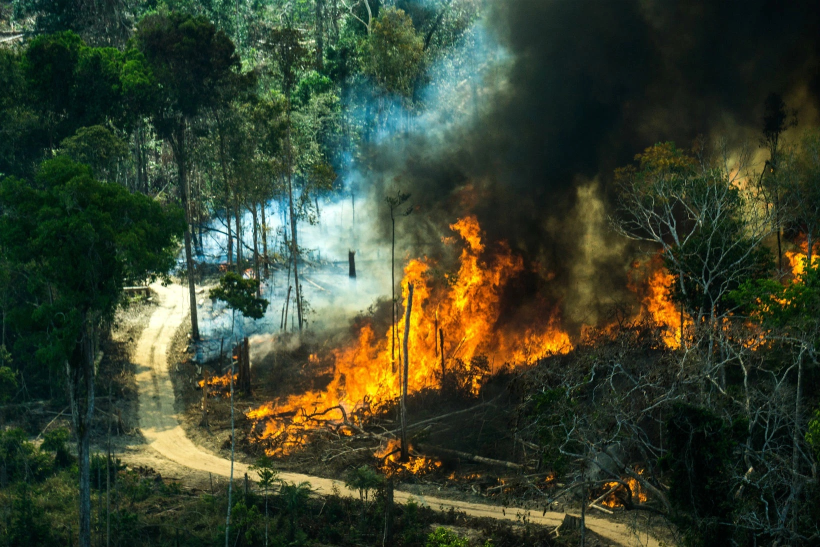
#> input picture imagens/queimadas/queimadas22.jpg, 1640 x 1094 px, found by its file name (shown at 1/2 size)
$ jupyter execute --allow-errors refatorado.ipynb
#> lines starting #> are read from the running program, lines starting #| are printed output that depends on the picture
[cell 1]
from PIL import Image
import numpy as np
import matplotlib.pyplot as plt
import cv2
from pathlib import Path
import pandas as pd
import tensorflow as tf
import os
import shutil

[cell 2]
#o image_dataset_from_directory NÃO lê arquivos .webp
#aqui convertemos cada .webp para .jpg e movemos o original para fora da pasta de treino.

pasta_backup = Path('../imagens_webp_originais')
for pasta_classe in Path('../imagens').iterdir():
    if not pasta_classe.is_dir():
        continue
    for arquivo in pasta_classe.glob('*.webp'):
        destino_jpg = arquivo.with_suffix('.jpg')
        Image.open(arquivo).convert('RGB').save(destino_jpg, quality=95)
        (pasta_backup / pasta_classe.name).mkdir(parents=True, exist_ok=True)
        shutil.move(str(arquivo), str(pasta_backup / pasta_classe.name / arquivo.name))
        print('Convertida: ', arquivo.name, '->', destino_jpg.name)

#> (a cell that did not finish here is left out)

#> (a cell that did not finish here is left out)

#> (a cell that did not finish here is left out)

#> (a cell that did not finish here is left out)

#> (a cell that did not finish here is left out)

#> (a cell that did not finish here is left out)

#> (a cell that did not finish here is left out)

#> (a cell that did not finish here is left out)

[cell 11]
#gráfico do treinamento: se a linha de treino sobe e a de validação cai, é overfitting
plt.figure(figsize=(12, 4))
plt.subplot(1, 2, 1)
#> (the rest of this cell did not finish here and is left out)

[cell 12]
#teste de imagens individuais
imagem_teste = ('../imagens/sem queimadas/sem queimadas3.jpg')
#> (the rest of this cell did not finish here and is left out)

#> (a cell that did not finish here is left out)

[cell 14]
#teste automatico de todas as imagens da pasta
pastas = {
    'Queimadas': '../imagens/queimadas',
    'Sem queimadas': '../imagens/sem queimadas'
}

corretas = 0
total = 0

#> (the rest of this cell did not finish here and is left out)

[cell 15]
caminho_imagem = r"..\imagens\queimadas\queimadas22.jpg"


#abre a imagem e garante que esteja em RGB
imagem = Image.open(caminho_imagem).convert('RGB')
#> imagem is the input picture: PIL image 1640x1094 RGB; mean R, G, B 57.4, 66.2, 45.7

#transformar todos os pixels em matrizes com valores RGB
imagem_array = np.array(imagem)

#preparando a imagem para a RN
imagem_rn = imagem.resize((180,180)) #redimensionando a imagem para o mesmo tamanho usado no treinamento
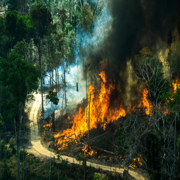
#> imagem_rn: PIL image 180x180 RGB; mean R, G, B 57.4, 66.2, 45.7
imagem_rn_array = np.array(imagem_rn)
#> (the rest of this cell did not finish here and is left out)
